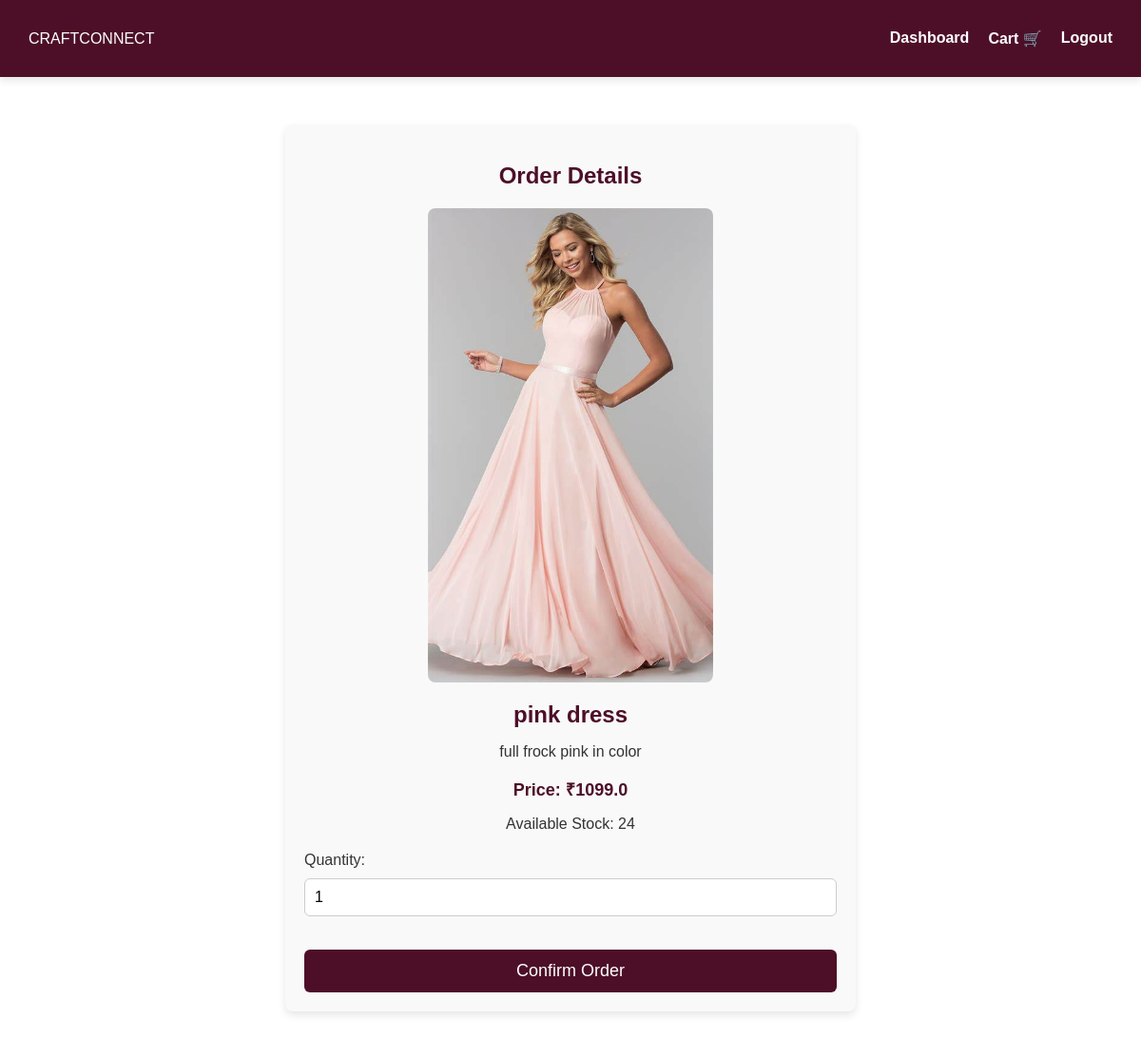
The page /order_page/2 on the database as committed earlier.
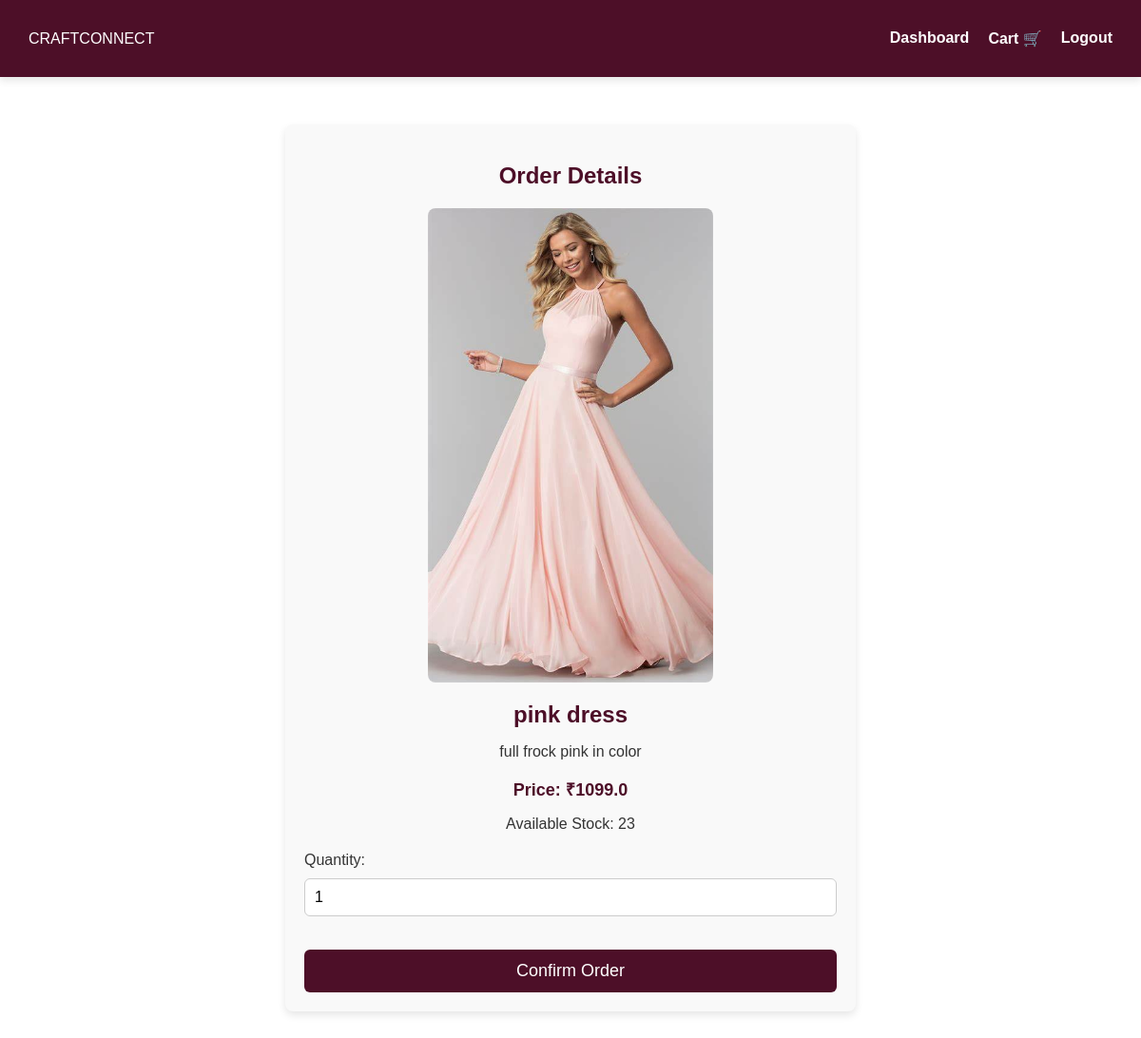
The same page on the database as committed later.
### tables this page shows
CREATE TABLE products (
            id INTEGER PRIMARY KEY AUTOINCREMENT,
            name TEXT NOT NULL,
            description TEXT NOT NULL,
            price REAL NOT NULL,
            image TEXT NOT NULL,
            manufacturer_id INTEGER, approved INTEGER DEFAULT 0, category TEXT, stock_limit INTEGER DEFAULT NULL, size_chart TEXT,
            FOREIGN KEY (manufacturer_id) REFERENCES users (id)
        );

### app.py (the view)
@app.route('/order_page/<int:product_id>', methods=['POST', 'GET'])
def order_page(product_id):
    conn = sqlite3.connect("craftconnect.db")
    cursor = conn.cursor()
    cursor.execute("""
        SELECT id, name, description, price, image, stock_limit
        FROM products
        WHERE id = ?
    """, (product_id,))
    product = cursor.fetchone()
    conn.close()
    if not product:
        flash("Product not found.", "error")
        return redirect(url_for('customer_dashboard'))
    return render_template("order_page.html", product=product)

### templates/order_page.html (shortened to what this page needs)
<!DOCTYPE html>
<html lang="en">
<head>
    <link rel="stylesheet" href="{{ url_for('static', filename='css/styles.css') }}">
</head>
<body>
    <nav class="navbar">
        <div class="logo">CRAFTCONNECT</div>
        <ul class="nav-links">
            <li><a href="{{ url_for('customer_dashboard') }}">Dashboard</a></li>
            <li><a href="{{ url_for('cart') }}">Cart 🛒</a></li>
            <li><a href="{{ url_for('logout') }}">Logout</a></li>
        </ul>
    </nav>
    <section class="order-container">
        <h1>Order Details</h1>
        <div class="product-summary">
            <img src="{{ url_for('static', filename='uploads/' + product[4]) }}" alt="{{ product[1] }}">
            <h2>{{ product[1] }}</h2>
            <p>{{ product[2] }}</p>
            <p class="price">Price: ₹{{ product[3] }}</p>
            {% if product[5] %}
                <p class="stock">Available Stock: {{ product[5] }}</p>
            {% else %}
                <p class="stock">Stock: Unlimited</p>
            {% endif %}
        </div>
        <form action="{{ url_for('confirm_order', product_id=product[0]) }}" method="POST">
            <label for="quantity">Quantity:</label>
            <input type="number" id="quantity" name="quantity" value="1" min="1" required>
            <button type="submit" class="button confirm-order">Confirm Order</button>
        </form>
    </section>
</body>
</html>

Rows that differ between the two databases and show on the page:
changed products "pink dress": stock_limit "24" → "23"
